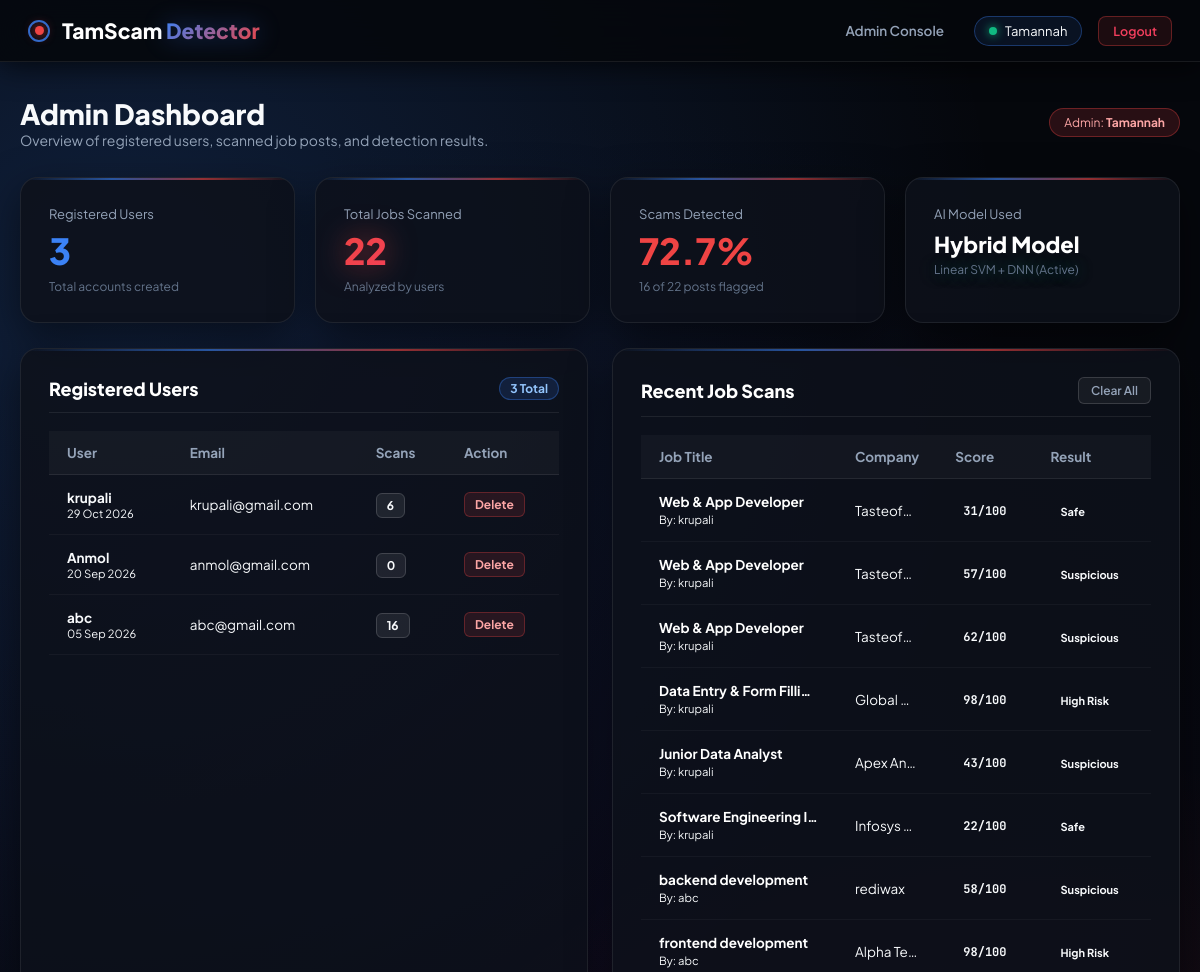
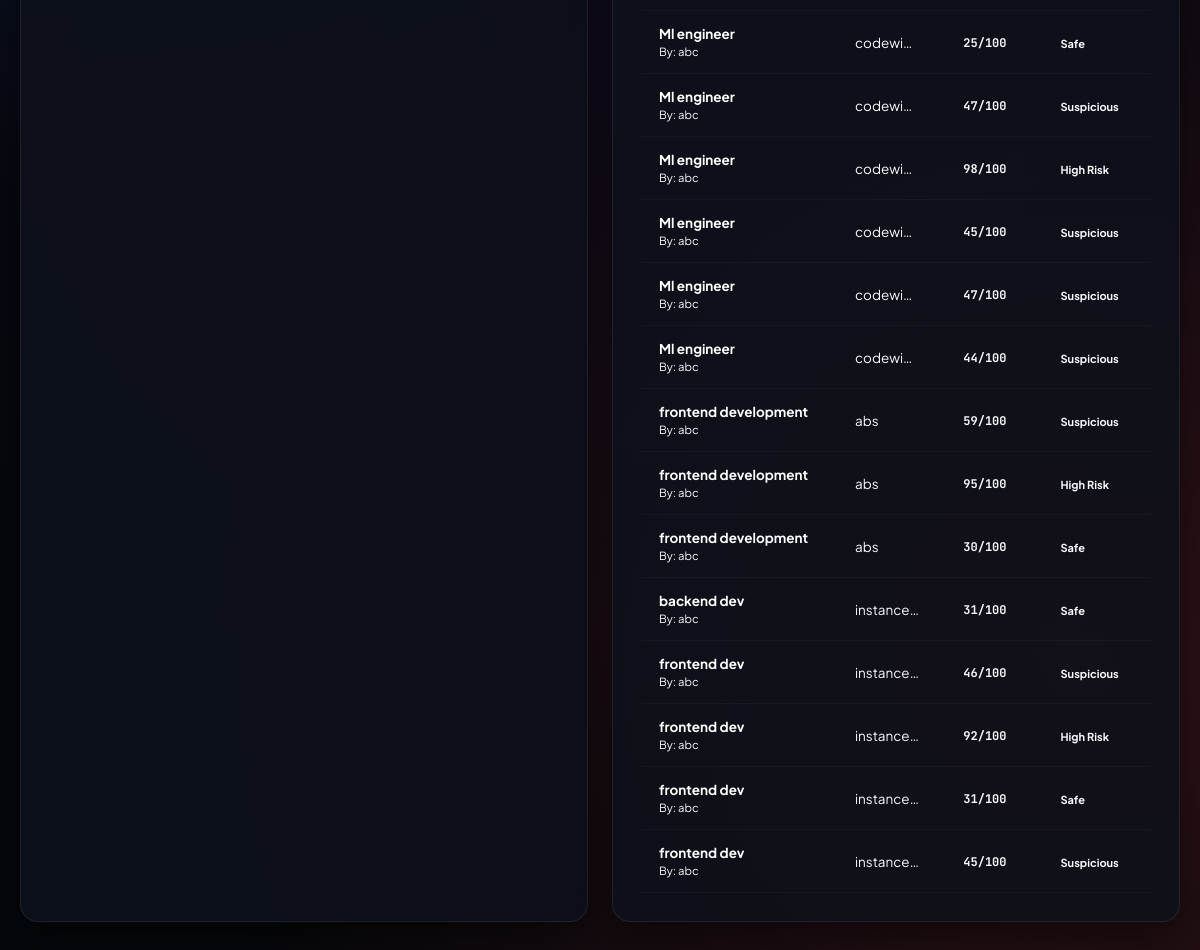
The page /admin/dashboard (signed in) on the database its author committed (2 pictures, top to bottom).
### app.py (models this page shows)
class Account(db.Model):
    __tablename__ = 'accounts'
    id = db.Column(db.Integer, primary_key=True, autoincrement=True)
    username = db.Column(db.String(80), unique=True, nullable=False)
    email = db.Column(db.String(120), unique=True, nullable=False)
    password_hash = db.Column(db.String(255), nullable=False)
    role = db.Column(db.String(20), nullable=False, default='user')
    created_at = db.Column(db.DateTime, default=datetime.datetime.utcnow)
    scans = db.relationship('ScanLog', backref='user', lazy=True, cascade="all, delete-orphan")

class ScanLog(db.Model):
    __tablename__ = 'scan_logs'
    id = db.Column(db.Integer, primary_key=True, autoincrement=True)
    user_id = db.Column(db.Integer, db.ForeignKey('accounts.id'), nullable=False)
    job_title = db.Column(db.String(200), nullable=False)
    company_name = db.Column(db.String(200), nullable=True, default="Undisclosed")
    job_description = db.Column(db.Text, nullable=True)
    scam_score = db.Column(db.Integer, nullable=False)
    verdict = db.Column(db.String(50), nullable=False)
    created_at = db.Column(db.DateTime, default=datetime.datetime.utcnow)

### app.py (the view)
@app.route('/admin/dashboard')
@admin_required
def admin_dashboard():
    users = Account.query.filter_by(role='user').order_by(Account.created_at.desc()).all()
    all_scans = ScanLog.query.order_by(ScanLog.created_at.desc()).all()
    total_scans = len(all_scans)
    high_threats = sum(1 for s in all_scans if s.verdict == 'High Risk' or s.scam_score >= 65)
    suspicious_count = sum(1 for s in all_scans if s.verdict == 'Suspicious' or (35 <= s.scam_score < 65))
    safe_count = sum(1 for s in all_scans if s.verdict in ['Safe', 'Verified'] or s.scam_score < 35)
    scam_rate = round(((high_threats + suspicious_count) / total_scans * 100), 1) if total_scans > 0 else 0.0
    model_status = "Linear SVM + DNN Hybrid (Active)" if master_model is not None else "Rule-based Heuristics (Standby)"
    return render_template(
        'admin_dashboard.html',
        username=session.get('username'),
        users=users,
        scans=all_scans,
        total_scans=total_scans,
        high_threats=high_threats,
        suspicious_count=suspicious_count,
        safe_count=safe_count,
        scam_rate=scam_rate,
        model_status=model_status
    )

### app.py (called while the page is built)
def admin_required(f):
    @wraps(f)
    def decorated(*args, **kwargs):
        if 'account_id' not in session or session.get('role') != 'admin':
            flash('Restricted root terminal. Administrator credentials required.', 'danger')
            return redirect(url_for('admin_login'))
        return f(*args, **kwargs)
    return decorated

@app.after_request
def add_security_headers(response):
    response.headers["Cache-Control"] = "no-cache, no-store, must-revalidate, max-age=0"
    response.headers["Pragma"] = "no-cache"
    response.headers["Expires"] = "0"
    return response

### templates/admin_dashboard.html (shortened to what this page needs)
{% extends 'base.html' %}
{% block content %}
<div class="dashboard-shell animate-fade-in">
    <div class="dashboard-topbar">
        <div>
            <h1 class="dash-title">Admin Dashboard</h1>
            <p class="dash-subtitle">Overview of registered users, scanned job posts, and detection results.</p>
        </div>
        <div class="admin-badge-pill">
            <span>Admin: <strong>{{ username }}</strong></span>
        </div>
    </div>
    <div class="admin-stats-grid">
        <div class="glass-card stat-tile">
            <span class="stat-label">Registered Users</span>
            <span class="stat-value text-blue">{{ users|length }}</span>
            <span class="stat-meta">Total accounts created</span>
        </div>
        <div class="glass-card stat-tile">
            <span class="stat-label">Total Jobs Scanned</span>
            <span class="stat-value gradient-text">{{ total_scans }}</span>
            <span class="stat-meta">Analyzed by users</span>
        </div>
        <div class="glass-card stat-tile">
            <span class="stat-label">Scams Detected</span>
            <span class="stat-value text-red">{{ scam_rate }}%</span>
            <span class="stat-meta">{{ high_threats + suspicious_count }} of {{ total_scans }} posts flagged</span>
        </div>
        <div class="glass-card stat-tile">
            <span class="stat-label">AI Model Used</span>
            <span class="stat-value-text">Hybrid Model</span>
            <span class="stat-meta text-emerald">Linear SVM + DNN (Active)</span>
        </div>
    </div>
    <div class="admin-split-grid mt-6">
        <div class="glass-card">
            <div class="table-header-row">
                <h3 class="section-heading">Registered Users</h3>
                <span class="counter-badge">{{ users|length }} Total</span>
            </div>
            <div class="table-responsive">
                <table class="cyber-table">
                    <thead>
                        <tr>
                            <th>User</th>
                            <th>Email</th>
                            <th>Scans</th>
                            <th>Action</th>
                        </tr>
                    </thead>
                    <tbody>
                        {% for u in users %}
                        <tr>
                            <td>
                                <strong class="text-white">{{ u.username }}</strong>
                                <small class="text-muted d-block">{{ u.created_at.strftime('%d %b %Y') }}</small>
                            </td>
                            <td class="text-muted">{{ u.email }}</td>
                            <td>
                                <span class="badge-count">{{ u.scans|length }}</span>
                            </td>
                            <td>
                                <form action="{{ url_for('delete_user', user_id=u.id) }}" method="POST" onsubmit="return confirm('Delete this user?');">
                                    <button type="submit" class="btn-action-delete">Delete</button>
                                </form>
                            </td>
                        </tr>
                        {% else %}
                        <tr>
                            <td colspan="4" class="text-center text-muted py-4">No users registered yet.</td>
                        </tr>
                        {% endfor %}
                    </tbody>
                </table>
            </div>
        </div>
        <div class="glass-card">
            <div class="table-header-row">
                <h3 class="section-heading">Recent Job Scans</h3>
                {% if scans %}
                <form action="{{ url_for('clear_all_scans') }}" method="POST" onsubmit="return confirm('Clear all scan history?');">
                    <button type="submit" class="btn-action-clear">Clear All</button>
                </form>
                {% endif %}
            </div>
            <div class="table-responsive">
                <table class="cyber-table">
                    <thead>
                        <tr>
                            <th>Job Title</th>
                            <th>Company</th>
                            <th>Score</th>
                            <th>Result</th>
                            <th>Remove</th>
                        </tr>
                    </thead>
                    <tbody>
                        {% for scan in scans %}
                        <tr>
                            <td>
                                <div class="job-title-cell text-truncate" title="{{ scan.job_title }}">
                                    {{ scan.job_title }}
                                </div>
                                <small class="text-muted">By: {{ scan.user.username }}</small>
                            </td>
                            <td class="text-muted text-truncate" style="max-width: 100px;">
                                {{ scan.company_name or 'Not given' }}
                            </td>
                            <td>
                                <span class="score-pill score-{{ scan.status }}">
                                    {{ scan.scam_score }}/100
                                </span>
                            </td>
                            <td>
                                <span class="status-pill status-{{ scan.status }}">
                                    {{ scan.verdict }}
                                </span>
                            </td>
                            <td>
                            </td>
                        </tr>
                        {% else %}
                        <tr>
                            <td colspan="5" class="text-center text-muted py-4">No jobs scanned yet.</td>
                        </tr>
                        {% endfor %}
                    </tbody>
                </table>
            </div>
        </div>
    </div>
</div>
{% endblock %}

### rows shown on the page
Account: username "krupali", created_at "29 Oct 2026", email "krupali@gmail.com", scans|length "6"
Account: username "Anmol", created_at "20 Sep 2026", email "anmol@gmail.com", scans|length "0"
Account: username "abc", created_at "05 Sep 2026", email "abc@gmail.com", scans|length "16"
ScanLog: job_title "Web & App Developer", user.username "krupali", company_name "Tasteof…", scam_score "31", verdict "Safe"
ScanLog: job_title "Web & App Developer", user.username "krupali", company_name "Tasteof…", scam_score "57", verdict "Suspicious"
ScanLog: job_title "Web & App Developer", user.username "krupali", company_name "Tasteof…", scam_score "62", verdict "Suspicious"
ScanLog: job_title "Data Entry & Form Filli…", user.username "krupali", company_name "Global…", scam_score "98", verdict "High Risk"
ScanLog: job_title "Junior Data Analyst", user.username "krupali", company_name "Apex An…", scam_score "43", verdict "Suspicious"
ScanLog: job_title "Software Engineering I…", user.username "krupali", company_name "Infosys…", scam_score "22", verdict "Safe"
ScanLog: job_title "backend development", user.username "abc", company_name "rediwax", scam_score "58", verdict "Suspicious"
ScanLog: job_title "frontend development", user.username "abc", company_name "Alpha Te…", scam_score "98", verdict "High Risk"
ScanLog: job_title "Ml engineer", user.username "abc", company_name "codewi…", scam_score "25", verdict "Safe"
ScanLog: job_title "Ml engineer", user.username "abc", company_name "codewi…", scam_score "47", verdict "Suspicious"
ScanLog: job_title "Ml engineer", user.username "abc", company_name "codewi…", scam_score "98", verdict "High Risk"
ScanLog: job_title "Ml engineer", user.username "abc", company_name "codewi…", scam_score "45", verdict "Suspicious"
ScanLog: job_title "Ml engineer", user.username "abc", company_name "codewi…", scam_score "47", verdict "Suspicious"
ScanLog: job_title "Ml engineer", user.username "abc", company_name "codewi…", scam_score "44", verdict "Suspicious"
ScanLog: job_title "frontend development", user.username "abc", company_name "abs", scam_score "59", verdict "Suspicious"
ScanLog: job_title "frontend development", user.username "abc", company_name "abs", scam_score "95", verdict "High Risk"
ScanLog: job_title "frontend development", user.username "abc", company_name "abs", scam_score "30", verdict "Safe"
ScanLog: job_title "backend dev", user.username "abc", company_name "instance…", scam_score "31", verdict "Safe"
ScanLog: job_title "frontend dev", user.username "abc", company_name "instance…", scam_score "46", verdict "Suspicious"
ScanLog: job_title "frontend dev", user.username "abc", company_name "instance…", scam_score "92", verdict "High Risk"
ScanLog: job_title "frontend dev", user.username "abc", company_name "instance…", scam_score "31", verdict "Safe"
ScanLog: job_title "frontend dev", user.username "abc", company_name "instance…", scam_score "45", verdict "Suspicious"

### other values the page prints
{{ session.get('username') }} "Tamannah"
{{ username }} "Tamannah"
{{ users|length }} "3"
{{ total_scans }} "22"
{{ scam_rate }} "72.7"
{{ high_threats + suspicious_count }} "16"
